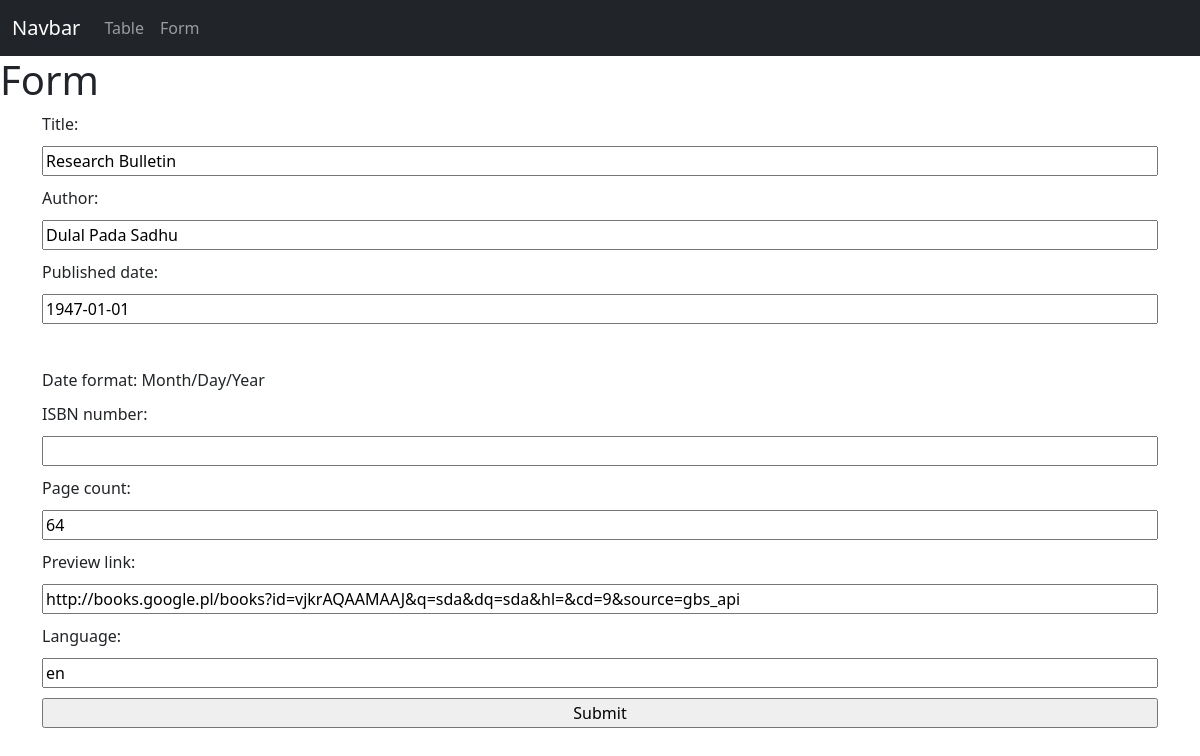
/books/update-book/42/, run on the app's committed database.
### books/models.py (models this page shows, shortened)
class Book(models.Model):
    title = models.CharField(max_length=200)
    author = models.CharField(max_length=200)
    published_date = models.DateField(help_text='Date format: Month/Day/Year')
    ISBN_number = models.CharField(null=True, max_length=13, validators=[
        RegexValidator(
            regex=r'^(\d{13})?$',
            message='ISBN number must contain only numbers and have 13 digits!',
        ),
    ])
    page_count = models.IntegerField()
    preview_link = models.URLField(max_length=200)
    language = models.CharField(max_length=2)

### books/views.py (the view)
# urls.py: path('update-book/<str:pk>/', views.update_book, name='update_book'),
def update_book(request, pk):
    book = Book.objects.get(id=pk)
    form = BookForm(instance=book)
    if request.method == 'POST':
        form = BookForm(request.POST, instance=book)
        if form.is_valid():
            form.save()
            return redirect('/books/')
    context = {'form': form}
    return render(request, 'books/form.html', context)

### books/forms.py
class BookForm(ModelForm):
    class Meta:
        model = Book
        fields = '__all__'

### templates/books/form.html (shortened to what this page needs)
{% extends 'books/index.html' %}
{% block content %}
<h1>Form</h1>
<form method="POST" action="">
    <div class="container-md" style="display:flex; flex-direction: column; gap: 10px;">
        {{form}}
        <input type="submit" name="Submit">
    </div>
</form>
{% endblock %}

### data on the page
Book: title "Research Bulletin", author "Dulal Pada Sadhu", published_date "1947-01-01", page_count "64", preview_link "http://books.google.pl/books?id=vjkrAQAAMAAJ&q=sda&dq=sda&hl=&cd=9&source=gbs_api", language "en"
